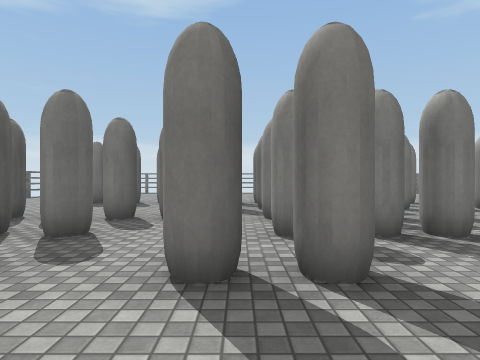
View 1 (above)

18 first-person views from a walk through a scene from a Unity 3-D project. The camera is 1.3 m above the floor, looks level and sees 75° across. The floor is counted in squares, 2 m on a side. Each view is taken from the middle of a square. On the plan, view 1 faces up. The plan holds only what a view shows up to about 10 squares ahead; the rest is blank. The place goes on beyond the plan. Surface patterns are stand-ins for the level's own textures.

View 2
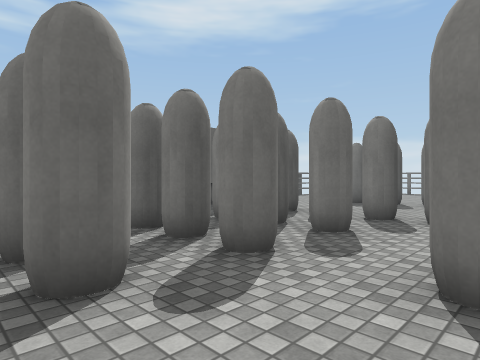

View 3
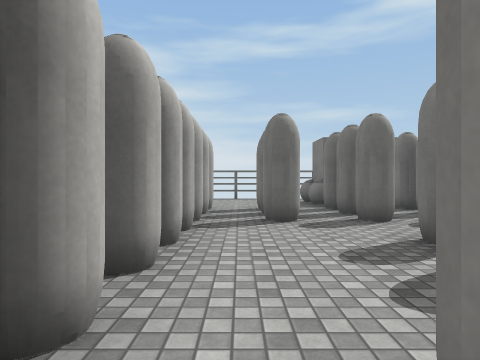

View 4
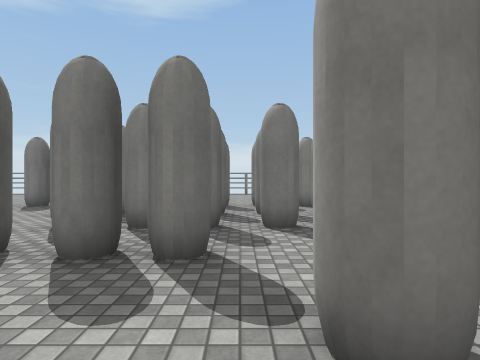

View 5
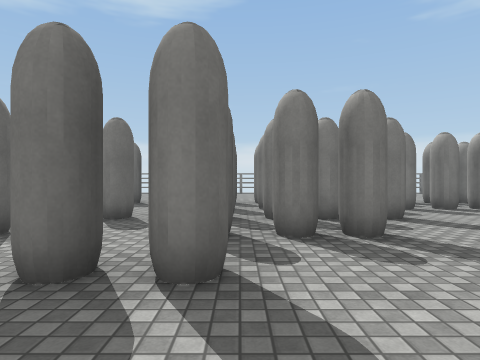

View 6
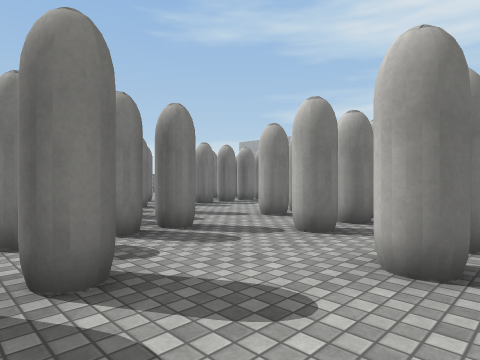

View 7
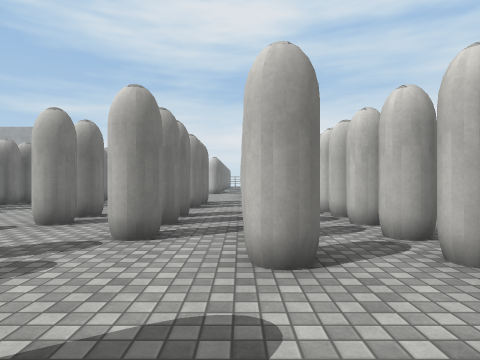

View 8
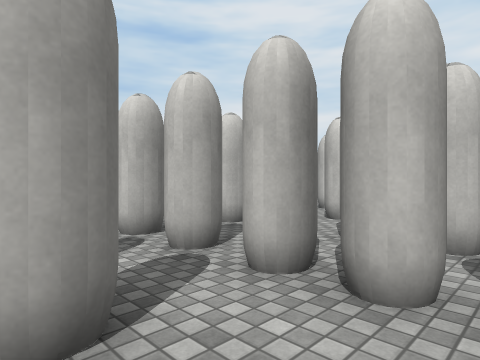

View 9
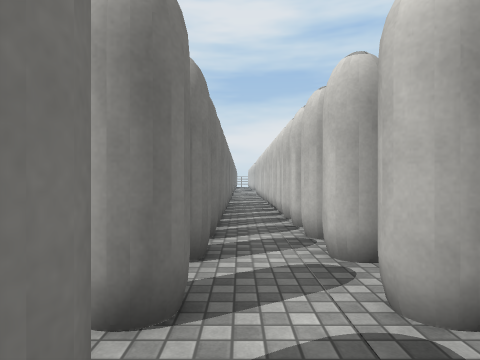

View 10
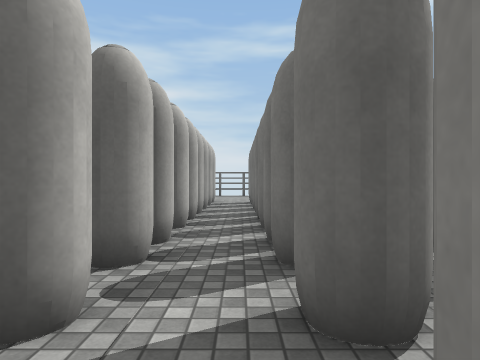

View 11
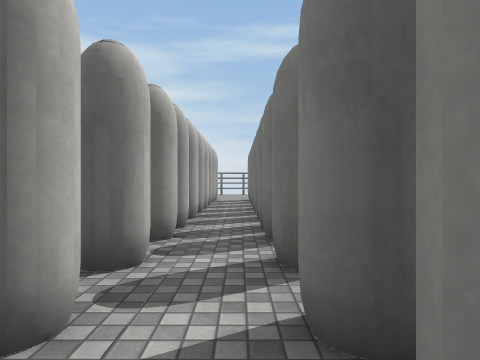

View 12
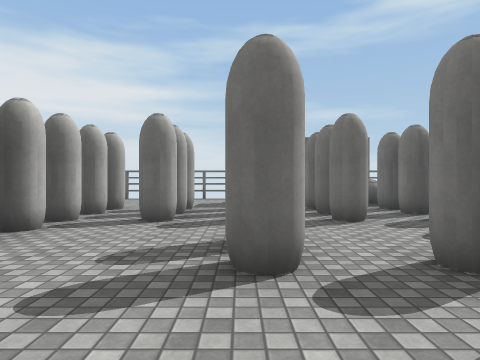

View 13
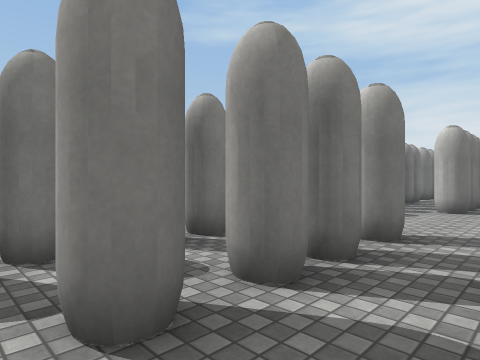

View 14
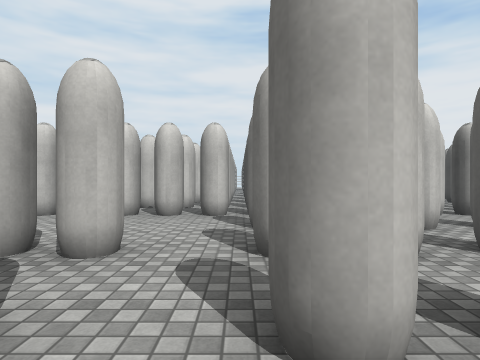

View 15
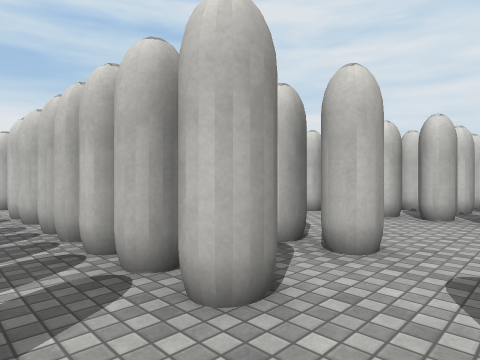

View 16
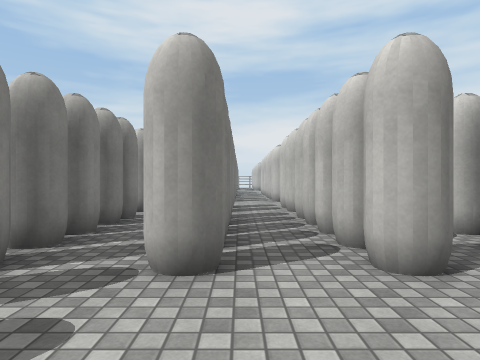

View 17
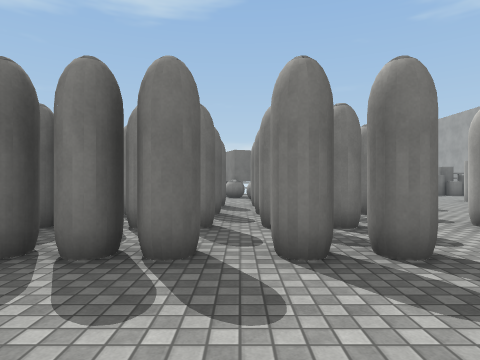

View 18
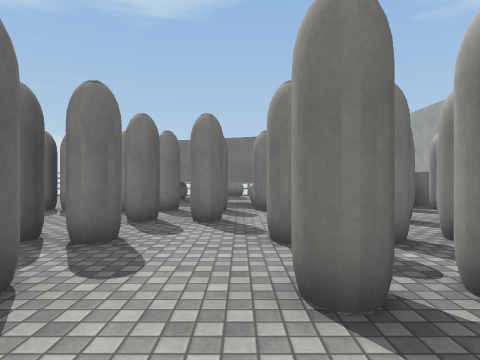

### Floor plan
Key: @ floor where view 1 was taken; # wall or solid block; x gap in a wall; . floor; C cylinder; O other object.
Columns run from 7 left of view 1 to 19 right of it. Each row starts with its distance up from view 1.
 12                    O
 11                   .OOO
 10        ..         ....O .CC
  9    #xx xx#.#xxx  #.##x#..#
  8   .............  .........
  7   .....###.#######.##...#
  6    ......................
  5  OO####.##.#..####....##
  4   O###..##..#x####.#..#
  3    ....................
  2  OO###.#...###xx#... .
  1 ...###...#.###... .
  0 .......@.........
 -1 ...#######.#######
 -2         ##.####### #
 -3    ######.....####..
 -4    #######.#######.#
 -5            ...
 -6             #

Where each view was taken, in squares from view 1:
view 1: 0 up, 0 right, facing up
view 2: 0 up, 0 right, facing up-left
view 3: 0 up, 3 right, facing left
view 4: 1 up, 3 right, facing up
view 5: 0 up, 1 right, facing up
view 6: 0 up, 0 right, facing up-right
view 7: 1 up, 0 right, facing right
view 8: 1 up, 1 right, facing down-right
view 9: 3 down, 2 right, facing right
view 10: 3 down, 5 right, facing left
view 11: 3 down, 6 right, facing left
view 12: 2 up, 3 right, facing left
view 13: 4 up, 0 right, facing up-right
view 14: 5 up, 6 right, facing down
view 15: 5 up, 6 right, facing down-right
view 16: 5 up, 5 right, facing right
view 17: 1 up, 11 right, facing up
view 18: 2 up, 14 right, facing up
